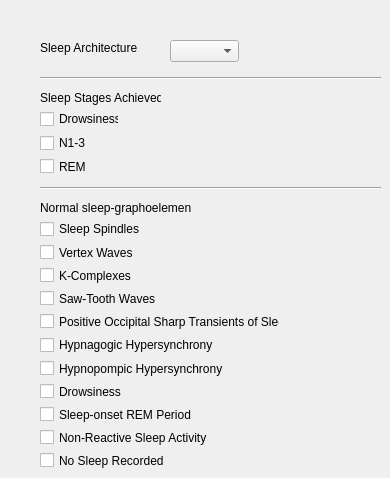
          <widget class="QWidget" name="tab_sleep">
           <attribute name="title">
            <string>Sleep / Drowsiness</string>
           </attribute>
           <widget class="QLabel" name="label_28">
            <property name="geometry">
             <rect>
              <x>40</x>
              <y>40</y>
              <width>101</width>
              <height>16</height>
             </rect>
            </property>
            <property name="text">
             <string>Sleep Architecture</string>
            </property>
           </widget>
           <widget class="QComboBox" name="comboBox_20">
            <property name="geometry">
             <rect>
              <x>170</x>
              <y>40</y>
              <width>69</width>
              <height>22</height>
             </rect>
            </property>
            <item>
             <property name="text">
              <string/>
             </property>
            </item>
            <item>
             <property name="text">
              <string>Normal</string>
             </property>
            </item>
            <item>
             <property name="text">
              <string>Abnormal</string>
             </property>
            </item>
           </widget>
           <widget class="QLabel" name="label_29">
            <property name="geometry">
             <rect>
              <x>40</x>
              <y>90</y>
              <width>121</width>
              <height>16</height>
             </rect>
            </property>
            <property name="text">
             <string>Sleep Stages Achieved</string>
            </property>
           </widget>
           <widget class="QLabel" name="label_30">
            <property name="geometry">
             <rect>
              <x>40</x>
              <y>200</y>
              <width>151</width>
              <height>16</height>
             </rect>
            </property>
            <property name="text">
             <string>Normal sleep-graphoelements</string>
            </property>
           </widget>
           <widget class="Line" name="line">
            <property name="geometry">
             <rect>
              <x>40</x>
              <y>70</y>
              <width>341</width>
              <height>16</height>
             </rect>
            </property>
            <property name="orientation">
             <enum>Qt::Horizontal</enum>
            </property>
           </widget>
           <widget class="Line" name="line_2">
            <property name="geometry">
             <rect>
              <x>40</x>
              <y>180</y>
              <width>341</width>
              <height>16</height>
             </rect>
            </property>
            <property name="orientation">
             <enum>Qt::Horizontal</enum>
            </property>
           </widget>
           <widget class="QWidget" name="layoutWidget">
            <property name="geometry">
             <rect>
              <x>40</x>
              <y>220</y>
              <width>240</width>
              <height>249</height>
             </rect>
            </property>
            <layout class="QVBoxLayout" name="verticalLayout_14">
             <item>
              <widget class="QCheckBox" name="checkBox_39">
               <property name="text">
                <string>Sleep Spindles</string>
               </property>
              </widget>
             </item>
             <item>
              <widget class="QCheckBox" name="checkBox_40">
               <property name="text">
                <string>Vertex Waves</string>
               </property>
              </widget>
             </item>
             <item>
              <widget class="QCheckBox" name="checkBox_41">
               <property name="text">
                <string>K-Complexes</string>
               </property>
              </widget>
             </item>
             <item>
              <widget class="QCheckBox" name="checkBox_42">
               <property name="text">
                <string>Saw-Tooth Waves</string>
               </property>
              </widget>
             </item>
             <item>
              <widget class="QCheckBox" name="checkBox_43">
               <property name="text">
                <string>Positive Occipital Sharp Transients of Sleep</string>
               </property>
              </widget>
             </item>
             <item>
              <widget class="QCheckBox" name="checkBox_44">
               <property name="text">
                <string>Hypnagogic Hypersynchrony</string>
               </property>
              </widget>
             </item>
             <item>
              <widget class="QCheckBox" name="checkBox_46">
               <property name="text">
                <string>Hypnopompic Hypersynchrony</string>
               </property>
              </widget>
             </item>
             <item>
              <widget class="QCheckBox" name="checkBox_45">
               <property name="text">
                <string>Drowsiness</string>
               </property>
              </widget>
             </item>
             <item>
              <widget class="QCheckBox" name="checkBox_47">
               <property name="text">
                <string>Sleep-onset REM Period</string>
               </property>
              </widget>
             </item>
             <item>
              <widget class="QCheckBox" name="checkBox_48">
               <property name="text">
                <string>Non-Reactive Sleep Activity</string>
               </property>
              </widget>
             </item>
             <item>
              <widget class="QCheckBox" name="checkBox_49">
               <property name="text">
                <string>No Sleep Recorded</string>
               </property>
              </widget>
             </item>
            </layout>
           </widget>
           <widget class="QWidget" name="layoutWidget">
            <property name="geometry">
             <rect>
              <x>40</x>
              <y>110</y>
              <width>79</width>
              <height>65</height>
             </rect>
            </property>
            <layout class="QVBoxLayout" name="verticalLayout_15">
             <item>
              <widget class="QCheckBox" name="checkBox_36">
               <property name="text">
                <string>Drowsiness</string>
               </property>
              </widget>
             </item>
             <item>
              <widget class="QCheckBox" name="checkBox_37">
               <property name="text">
                <string>N1-3</string>
               </property>
              </widget>
             </item>
             <item>
              <widget class="QCheckBox" name="checkBox_38">
               <property name="text">
                <string>REM</string>
               </property>
              </widget>
             </item>
            </layout>
           </widget>
          </widget>
